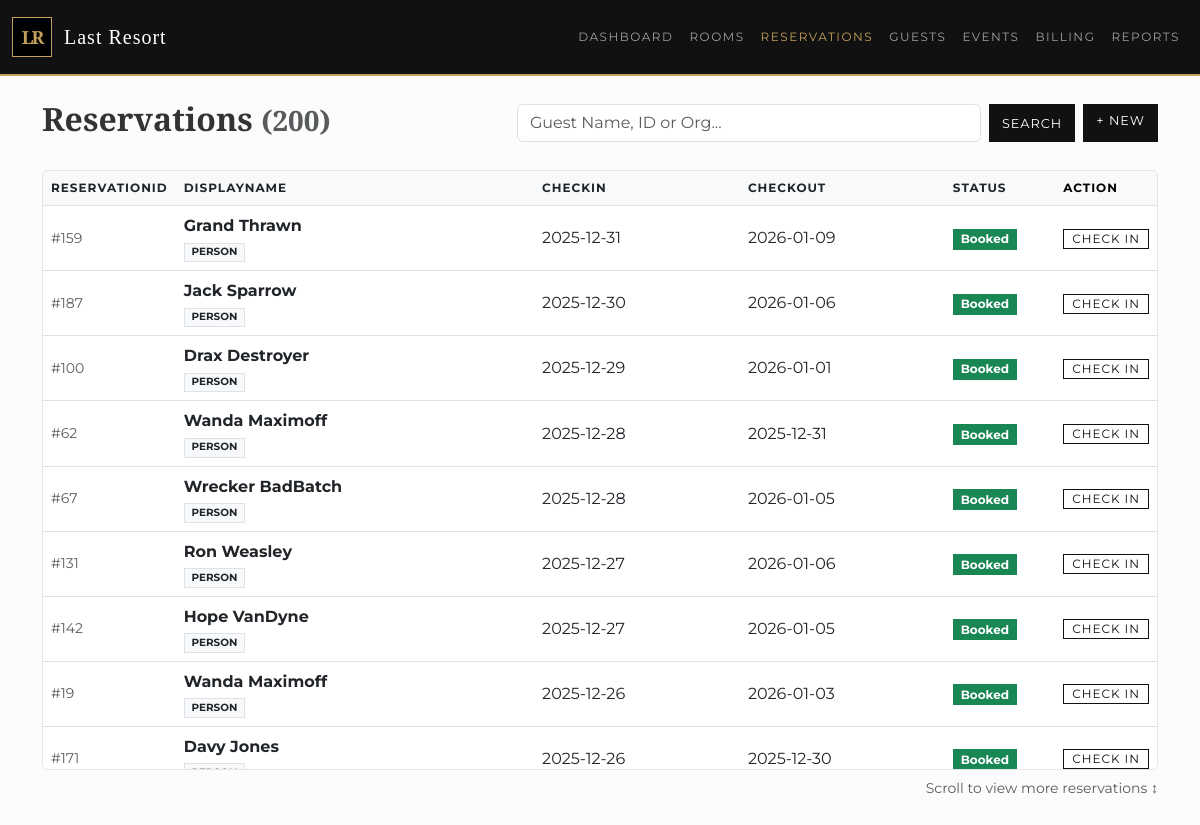
The app's page /reservations, older data.
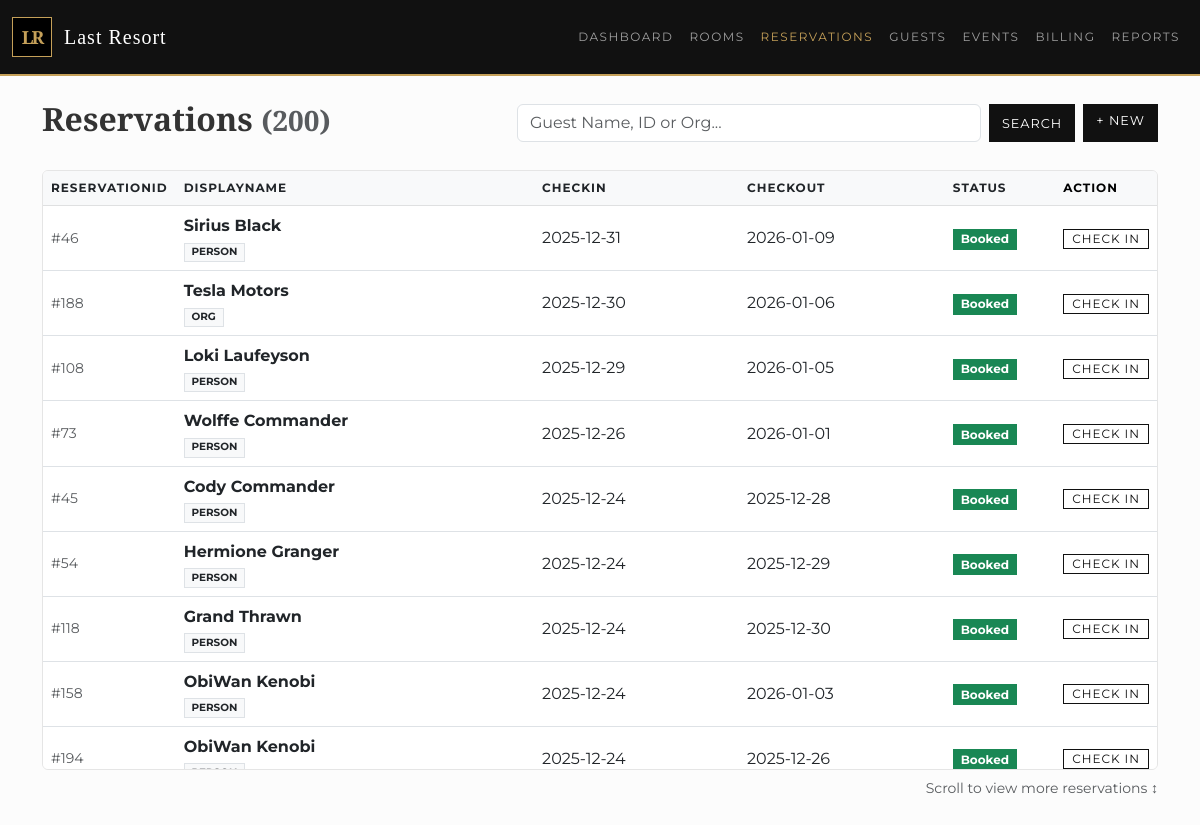
The same page, newer data.
### tables this page shows
CREATE TABLE reservation (
    resvId INTEGER PRIMARY KEY,
    partyId INTEGER, 
    dateCreated DATETIME DEFAULT CURRENT_TIMESTAMP,
    startDate DATE,
    roomId INTEGER,
    endDate DATE,
    status TEXT, 
    FOREIGN KEY(partyId) REFERENCES party(partyId),
    FOREIGN KEY(roomId) REFERENCES room(roomId)
);

### app.py (the view, shortened to what this page needs)
@app.route('/reservations')
def reservations():
    db = get_db()
    search_query = request.args.get('search', '')
    sort = request.args.get('sort', 'startDate')   # 默认按开始日期排序
    direction = request.args.get('direction', request.args.get('order', 'desc')).lower()
    allowed_sort_cols = {
        "resvId": "r.resvId",
        "startDate": "r.startDate",
        "endDate": "r.endDate",
        "status": "r.status",
        "displayName": "displayName"
    }
    sort_col = allowed_sort_cols.get(sort, "r.startDate")
    direction = "ASC" if direction == "asc" else "DESC"
    sql = f"""
        SELECT
            r.resvId, r.startDate, r.endDate, r.status,
            COALESCE(pe.firstName || ' ' || pe.lastName, o.orgName) as displayName,
            CASE WHEN pe.partyId IS NOT NULL THEN 'Person' ELSE 'Org' END as partyType
        FROM reservation r
        JOIN party p ON r.partyId = p.partyId
        LEFT JOIN person pe ON p.partyId = pe.partyId
        LEFT JOIN organization o ON p.partyId = o.partyId
        WHERE 1=1
    """
    params = []
    sql += f" ORDER BY {sort_col} {direction}"
    reservations = db.execute(sql, params).fetchall()
    return render_template(
        'reservations.html',
        reservations=reservations,
        active_page='reservations'
    )

### app.py (called while the page is built)
def get_db():
    db = getattr(g, '_database', None)
    if db is None:
        db = g._database = sqlite3.connect(DATABASE)
        db.row_factory = sqlite3.Row
    return db

@app.teardown_appcontext
def close_connection(exception):
    db = getattr(g, '_database', None)
    if db is not None:
        db.close()

### templates/reservations.html
{% from "_components/sortable.html" import sortable %}
{% extends "base.html" %}
{% block content %}
<div class="row align-items-center mb-4">
    <div class="col-md-5">
        <h2>Reservations <small class="text-muted">({{ reservations|length }})</small></h2>
    </div>
    <div class="col-md-7">
        <div class="d-flex gap-2 justify-content-end">
            <form action="/reservations" method="get" class="d-flex gap-2 flex-grow-1 justify-content-end">
                <input type="text" name="search" class="form-control" placeholder="Guest Name, ID or Org..." value="{{ request.args.get('search', '') }}">
                <button type="submit" class="btn btn-primary">Search</button>
            </form>
            <a href="/reservations/new" class="btn btn-primary text-nowrap">+ New</a>
        </div>
    </div>
</div>
<div class="table-scroll-container card">
    <table class="table table-hover align-middle mb-0">
        <thead class="table-light">
            <tr>
                <th class="text-nowrap" style="width: 1%;">
                    {{ sortable("ID", "reservationId") }}
                </th>
                <th>
                    {{ sortable("Guest / Party", "displayName") }}
                </th>
                <th class="text-nowrap">
                    {{ sortable("Check In", "checkIn") }}
                </th>
                <th class="text-nowrap">
                    {{ sortable("Check Out", "checkOut") }}
                </th>
                <th class="text-nowrap" style="width: 1%;">
                    {{ sortable("Status", "status") }}
                </th>
                <th class="text-nowrap" style="width: 1%;">
                    Action
                </th>
            </tr>
        </thead>
        <tbody>
            {% for r in reservations %}
            <tr>
                <td class="text-nowrap text-muted small">#{{ r.resvId }}</td>
                <td>
                    <strong>{{ r.displayName }}</strong>
                    <br>
                    <span class="badge bg-light text-dark border rounded-0 text-uppercase" style="font-size: 0.65rem;">{{ r.partyType }}</span>
                </td>
                <td class="text-nowrap">{{ r.startDate }}</td>
                <td class="text-nowrap">{{ r.endDate }}</td>
                <td class="text-nowrap">
                    <span class="badge rounded-0 {% if r.status == 'CheckedIn' %}bg-primary{% elif r.status == 'Booked' %}bg-success{% else %}bg-secondary{% endif %}">
                        {{ r.status }}
                    </span>
                </td>
                <td class="text-nowrap">
                    {% if r.status == 'Booked' %}
                    <a href="/checkin/{{ r.resvId }}" class="btn btn-sm btn-outline-dark rounded-0 py-0" style="font-size: 0.75rem;">Check In</a>
                    {% endif %}
                </td>
            </tr>
            {% else %}
            <tr><td colspan="6" class="text-center p-3 text-muted">No reservations found.</td></tr>
            {% endfor %}
        </tbody>
    </table>
</div>
<div class="mt-2 text-muted small text-end">Scroll to view more reservations ↕</div>
{% endblock %}

Row changes from the older to the newer data that the page shows:
no longer on this page (row edited): reservation: resvId "159", displayName "Grand Thrawn", partyType "PERSON", startDate "2025-12-31", endDate "2026-01-09", status "Booked"
no longer on this page (row edited): reservation: resvId "187", displayName "Jack Sparrow", partyType "PERSON", startDate "2025-12-30", endDate "2026-01-06", status "Booked"
no longer on this page (row edited): reservation: resvId "100", displayName "Drax Destroyer", partyType "PERSON", startDate "2025-12-29", endDate "2026-01-01", status "Booked"
no longer on this page (row edited): reservation: resvId "62", displayName "Wanda Maximoff", partyType "PERSON", startDate "2025-12-28", endDate "2025-12-31", status "Booked"
no longer on this page (row edited): reservation: resvId "67", displayName "Wrecker BadBatch", partyType "PERSON", startDate "2025-12-28", endDate "2026-01-05", status "Booked"
no longer on this page (row edited): reservation: resvId "131", displayName "Ron Weasley", partyType "PERSON", startDate "2025-12-27", endDate "2026-01-06", status "Booked"
no longer on this page (row edited): reservation: resvId "142", displayName "Hope VanDyne", partyType "PERSON", startDate "2025-12-27", endDate "2026-01-05", status "Booked"
no longer on this page (row edited): reservation: resvId "19", displayName "Wanda Maximoff", partyType "PERSON", startDate "2025-12-26", endDate "2026-01-03", status "Booked"
no longer on this page (row edited): reservation: resvId "171", displayName "Davy Jones", startDate "2025-12-26", endDate "2025-12-30", status "Booked"
now on this page (row edited): reservation: resvId "46", displayName "Sirius Black", partyType "PERSON", startDate "2025-12-31", endDate "2026-01-09", status "Booked"
now on this page (row edited): reservation: resvId "188", displayName "Tesla Motors", partyType "ORG", startDate "2025-12-30", endDate "2026-01-06", status "Booked"
now on this page (row edited): reservation: resvId "108", displayName "Loki Laufeyson", partyType "PERSON", startDate "2025-12-29", endDate "2026-01-05", status "Booked"
now on this page (row edited): reservation: resvId "73", displayName "Wolffe Commander", partyType "PERSON", startDate "2025-12-26", endDate "2026-01-01", status "Booked"
now on this page (row edited): reservation: resvId "45", displayName "Cody Commander", partyType "PERSON", startDate "2025-12-24", endDate "2025-12-28", status "Booked"
now on this page (row edited): reservation: resvId "54", displayName "Hermione Granger", partyType "PERSON", startDate "2025-12-24", endDate "2025-12-29", status "Booked"
now on this page (row edited): reservation: resvId "118", displayName "Grand Thrawn", partyType "PERSON", startDate "2025-12-24", endDate "2025-12-30", status "Booked"
now on this page (row edited): reservation: resvId "158", displayName "ObiWan Kenobi", partyType "PERSON", startDate "2025-12-24", endDate "2026-01-03", status "Booked"
now on this page (row edited): reservation: resvId "194", displayName "ObiWan Kenobi", startDate "2025-12-24", endDate "2025-12-26", status "Booked"
